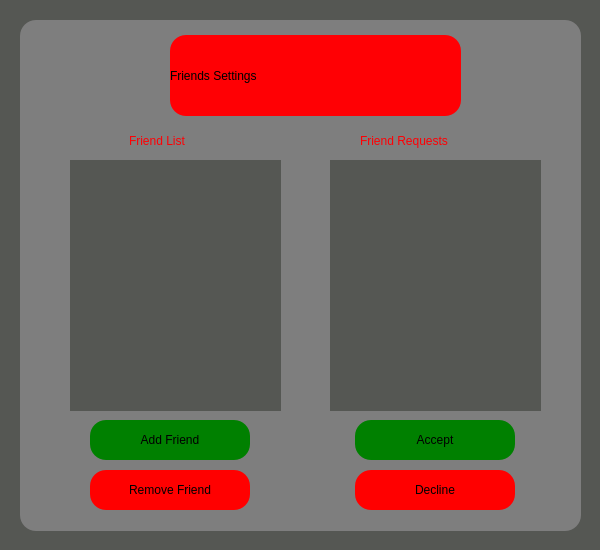
<?xml version="1.0" encoding="UTF-8"?>
<ui version="4.0">
 <class>friendSettings</class>
 <widget class="QMainWindow" name="friendSettings">
  <property name="geometry">
   <rect>
    <x>0</x>
    <y>0</y>
    <width>600</width>
    <height>550</height>
   </rect>
  </property>
  <property name="windowTitle">
   <string>Friends Settings</string>
  </property>
  <property name="styleSheet">
   <string notr="true">background-color: rgb(85, 87, 83);</string>
  </property>
  <widget class="QWidget" name="centralwidget">
   <widget class="QFrame" name="frame">
    <property name="geometry">
     <rect>
      <x>20</x>
      <y>20</y>
      <width>561</width>
      <height>511</height>
     </rect>
    </property>
    <property name="styleSheet">
     <string notr="true">background-color: rgb(126, 126, 126);
border-color: rgb(0, 0, 0);
border-radius:16px;</string>
    </property>
    <property name="frameShape">
     <enum>QFrame::StyledPanel</enum>
    </property>
    <property name="frameShadow">
     <enum>QFrame::Raised</enum>
    </property>
    <widget class="QPushButton" name="removeFriendBtn">
     <property name="enabled">
      <bool>true</bool>
     </property>
     <property name="geometry">
      <rect>
       <x>70</x>
       <y>450</y>
       <width>160</width>
       <height>40</height>
      </rect>
     </property>
     <property name="cursor">
      <cursorShape>PointingHandCursor</cursorShape>
     </property>
     <property name="mouseTracking">
      <bool>true</bool>
     </property>
     <property name="tabletTracking">
      <bool>true</bool>
     </property>
     <property name="styleSheet">
      <string notr="true">
QPushButton{
background-color: rgb(255, 0, 0);
border-radius:16px;
}
QPushButton:hover
{
   background-color:white;
}</string>
     </property>
     <property name="text">
      <string>Remove Friend</string>
     </property>
     <property name="checkable">
      <bool>false</bool>
     </property>
     <property name="autoDefault">
      <bool>false</bool>
     </property>
    </widget>
    <widget class="QLabel" name="companyLogo">
     <property name="geometry">
      <rect>
       <x>150</x>
       <y>15</y>
       <width>291</width>
       <height>81</height>
      </rect>
     </property>
     <property name="styleSheet">
      <string notr="true">background-color: rgb(255, 0, 4);
color: rgb(0, 0, 0);
font: 75 italic 26pt &quot;Century Gothic&quot;;
</string>
     </property>
     <property name="text">
      <string>Friends Settings</string>
     </property>
    </widget>
    <widget class="QPushButton" name="addFriendBtn">
     <property name="enabled">
      <bool>true</bool>
     </property>
     <property name="geometry">
      <rect>
       <x>70</x>
       <y>400</y>
       <width>160</width>
       <height>40</height>
      </rect>
     </property>
     <property name="cursor">
      <cursorShape>PointingHandCursor</cursorShape>
     </property>
     <property name="mouseTracking">
      <bool>true</bool>
     </property>
     <property name="tabletTracking">
      <bool>true</bool>
     </property>
     <property name="styleSheet">
      <string notr="true">
QPushButton{
background-color: green;
border-radius:16px;
}
QPushButton:hover
{
   background-color:white;
}</string>
     </property>
     <property name="text">
      <string>Add Friend</string>
     </property>
     <property name="checkable">
      <bool>false</bool>
     </property>
     <property name="autoDefault">
      <bool>false</bool>
     </property>
    </widget>
    <widget class="QListWidget" name="friendList">
     <property name="geometry">
      <rect>
       <x>50</x>
       <y>140</y>
       <width>211</width>
       <height>251</height>
      </rect>
     </property>
     <property name="styleSheet">
      <string notr="true">background-color: rgb(85, 87, 83);
border-radius: 0px;
color:rgb(255, 0, 0);
</string>
     </property>
    </widget>
    <widget class="QLabel" name="label">
     <property name="geometry">
      <rect>
       <x>109</x>
       <y>110</y>
       <width>121</width>
       <height>21</height>
      </rect>
     </property>
     <property name="styleSheet">
      <string notr="true">color: rgb(255, 0, 4);
font: 16pt &quot;Ubuntu&quot;;</string>
     </property>
     <property name="text">
      <string>Friend List</string>
     </property>
    </widget>
    <widget class="QListWidget" name="friendRequestList">
     <property name="geometry">
      <rect>
       <x>310</x>
       <y>140</y>
       <width>211</width>
       <height>251</height>
      </rect>
     </property>
     <property name="styleSheet">
      <string notr="true">background-color: rgb(85, 87, 83);
border-radius: 0px;</string>
     </property>
    </widget>
    <widget class="QLabel" name="label_2">
     <property name="geometry">
      <rect>
       <x>340</x>
       <y>110</y>
       <width>161</width>
       <height>21</height>
      </rect>
     </property>
     <property name="styleSheet">
      <string notr="true">color: rgb(255, 0, 4);
font: 16pt &quot;Ubuntu&quot;;</string>
     </property>
     <property name="text">
      <string>Friend Requests</string>
     </property>
    </widget>
    <widget class="QPushButton" name="declineBtn">
     <property name="enabled">
      <bool>true</bool>
     </property>
     <property name="geometry">
      <rect>
       <x>335</x>
       <y>450</y>
       <width>160</width>
       <height>40</height>
      </rect>
     </property>
     <property name="cursor">
      <cursorShape>PointingHandCursor</cursorShape>
     </property>
     <property name="mouseTracking">
      <bool>true</bool>
     </property>
     <property name="tabletTracking">
      <bool>true</bool>
     </property>
     <property name="styleSheet">
      <string notr="true">
QPushButton{
background-color: rgb(255, 0, 0);
border-radius:16px;
}
QPushButton:hover
{
   background-color:white;
}</string>
     </property>
     <property name="text">
      <string>Decline</string>
     </property>
     <property name="checkable">
      <bool>false</bool>
     </property>
     <property name="autoDefault">
      <bool>false</bool>
     </property>
    </widget>
    <widget class="QPushButton" name="acceptBtn">
     <property name="enabled">
      <bool>true</bool>
     </property>
     <property name="geometry">
      <rect>
       <x>335</x>
       <y>400</y>
       <width>160</width>
       <height>40</height>
      </rect>
     </property>
     <property name="cursor">
      <cursorShape>PointingHandCursor</cursorShape>
     </property>
     <property name="mouseTracking">
      <bool>true</bool>
     </property>
     <property name="tabletTracking">
      <bool>true</bool>
     </property>
     <property name="styleSheet">
      <string notr="true">
QPushButton{
background-color: green;
border-radius:16px;
}
QPushButton:hover
{
   background-color:white;
}</string>
     </property>
     <property name="text">
      <string>Accept</string>
     </property>
     <property name="checkable">
      <bool>false</bool>
     </property>
     <property name="autoDefault">
      <bool>false</bool>
     </property>
    </widget>
   </widget>
  </widget>
 </widget>
 <resources/>
 <connections/>
</ui>
